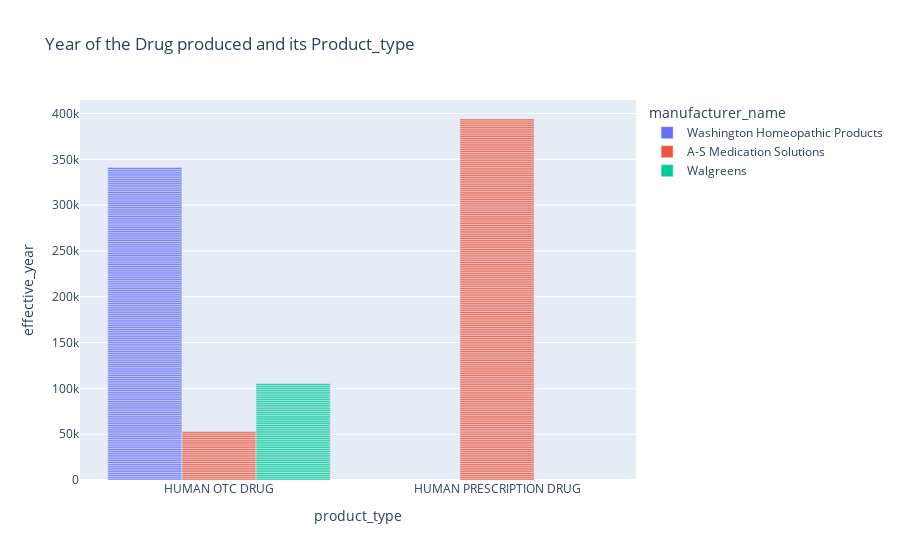

The notebook cell this image was saved under:
### Code cell
print("Visualizing the product_type in which year it was produced and its Manufacturer_name")
barchart = px.bar(
    data_frame=df,
    x="product_type",
    y="effective_year",
    color="manufacturer_name",               # differentiate color of marks
    opacity=0.9,                  # set opacity of markers (from 0 to 1)
    orientation="v",              # 'v','h': orientation of the marks
    barmode='group',
    title="Year of the Drug produced and its Product_type"
)
pio.show(barchart)

### Figure 1 — Plotly figure (JSON) as saved in the notebook; plotly's stock layout.template omitted (floating-point values rounded to 4 significant figures; data arrays with more than 128 entries replaced by an {"elided": "..."} marker saying what was removed)
{"data": [{"alignmentgroup": "True", "hovertemplate": "manufacturer_name=Washington Homeopathic Products<br>product_type=%{x}<br>effective_year=%{y}<extra></extra>", "legendgroup": "Washington Homeopathic Products", "marker": {"color": "#636efa", "opacity": 0.9}, "name": "Washington Homeopathic Products", "offsetgroup": "Washington Homeopathic Products", "orientation": "v", "showlegend": true, "textposition": "auto", "type": "bar", "x": {"elided": "169 str values"}, "xaxis": "x", "y": {"elided": "169 int values"}, "yaxis": "y"}, {"alignmentgroup": "True", "hovertemplate": "manufacturer_name=A-S Medication Solutions<br>product_type=%{x}<br>effective_year=%{y}<extra></extra>", "legendgroup": "A-S Medication Solutions", "marker": {"color": "#EF553B", "opacity": 0.9}, "name": "A-S Medication Solutions", "offsetgroup": "A-S Medication Solutions", "orientation": "v", "showlegend": true, "textposition": "auto", "type": "bar", "x": {"elided": "221 str values"}, "xaxis": "x", "y": {"elided": "221 int values"}, "yaxis": "y"}, {"alignmentgroup": "True", "hovertemplate": "manufacturer_name=Walgreens<br>product_type=%{x}<br>effective_year=%{y}<extra></extra>", "legendgroup": "Walgreens", "marker": {"color": "#00cc96", "opacity": 0.9}, "name": "Walgreens", "offsetgroup": "Walgreens", "orientation": "v", "showlegend": true, "textposition": "auto", "type": "bar", "x": ["HUMAN OTC DRUG", "HUMAN OTC DRUG", "HUMAN OTC DRUG", "HUMAN OTC DRUG", "HUMAN OTC DRUG", "HUMAN OTC DRUG", "HUMAN OTC DRUG", "HUMAN OTC DRUG", "HUMAN OTC DRUG", "HUMAN OTC DRUG", "HUMAN OTC DRUG", "HUMAN OTC DRUG", "HUMAN OTC DRUG", "HUMAN OTC DRUG", "HUMAN OTC DRUG", "HUMAN OTC DRUG", "HUMAN OTC DRUG", "HUMAN OTC DRUG", "HUMAN OTC DRUG", "HUMAN OTC DRUG", "HUMAN OTC DRUG", "HUMAN OTC DRUG", "HUMAN OTC DRUG", "HUMAN OTC DRUG", "HUMAN OTC DRUG", "HUMAN OTC DRUG", "HUMAN OTC DRUG", "HUMAN OTC DRUG", "HUMAN OTC DRUG", "HUMAN OTC DRUG", "HUMAN OTC DRUG", "HUMAN OTC DRUG", "HUMAN OTC DRUG", "HUMAN OTC DRUG", "HUMAN OTC DRUG", "HUMAN OTC DRUG", "HUMAN OTC DRUG", "HUMAN OTC DRUG", "HUMAN OTC DRUG", "HUMAN OTC DRUG", "HUMAN OTC DRUG", "HUMAN OTC DRUG", "HUMAN OTC DRUG", "HUMAN OTC DRUG", "HUMAN OTC DRUG", "HUMAN OTC DRUG", "HUMAN OTC DRUG", "HUMAN OTC DRUG", "HUMAN OTC DRUG", "HUMAN OTC DRUG", "HUMAN OTC DRUG", "HUMAN OTC DRUG"], "xaxis": "x", "y": [2020, 2020, 2020, 2020, 2020, 2020, 2020, 2020, 2020, 2020, 2020, 2020, 2020, 2020, 2020, 2020, 2020, 2020, 2020, 2020, 2020, 2020, 2020, 2020, 2020, 2020, 2020, 2020, 2020, 2020, 2020, 2020, 2020, 2020, 2020, 2020, 2020, 2020, 2020, 2020, 2020, 2020, 2020, 2020, 2020, 2020, 2020, 2020, 2020, 2020, 2020, 2020], "yaxis": "y"}], "layout": {"barmode": "group", "legend": {"title": {"text": "manufacturer_name"}, "tracegroupgap": 0}, "title": {"text": "Year of the Drug produced and its Product_type"}, "xaxis": {"anchor": "y", "domain": [0, 1], "title": {"text": "product_type"}}, "yaxis": {"anchor": "x", "domain": [0, 1], "title": {"text": "effective_year"}}}}
